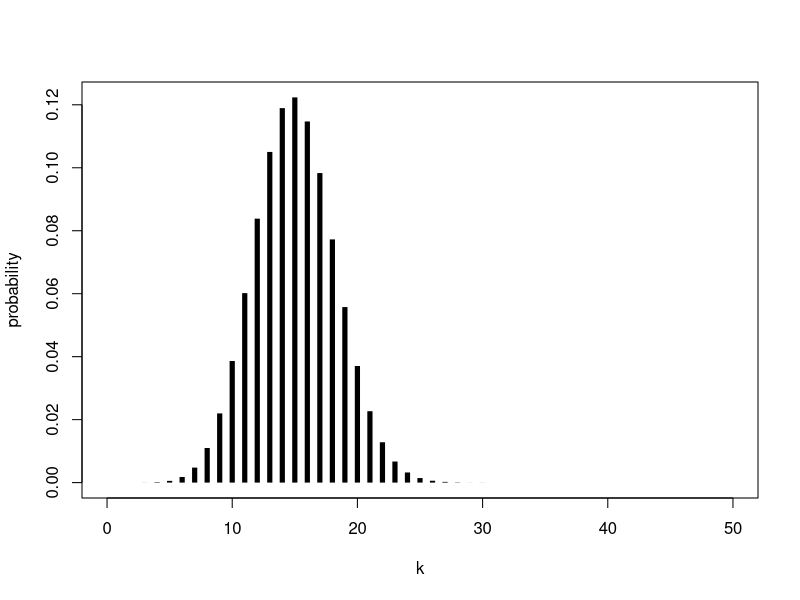
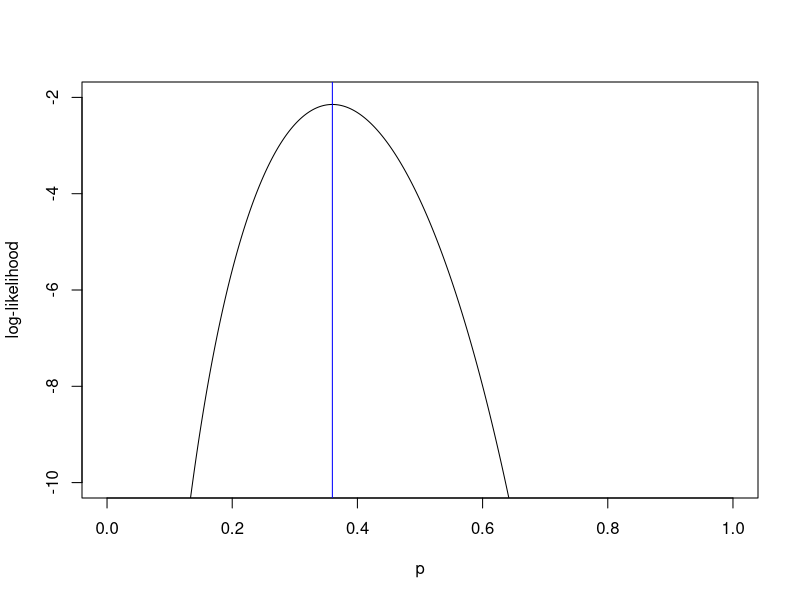
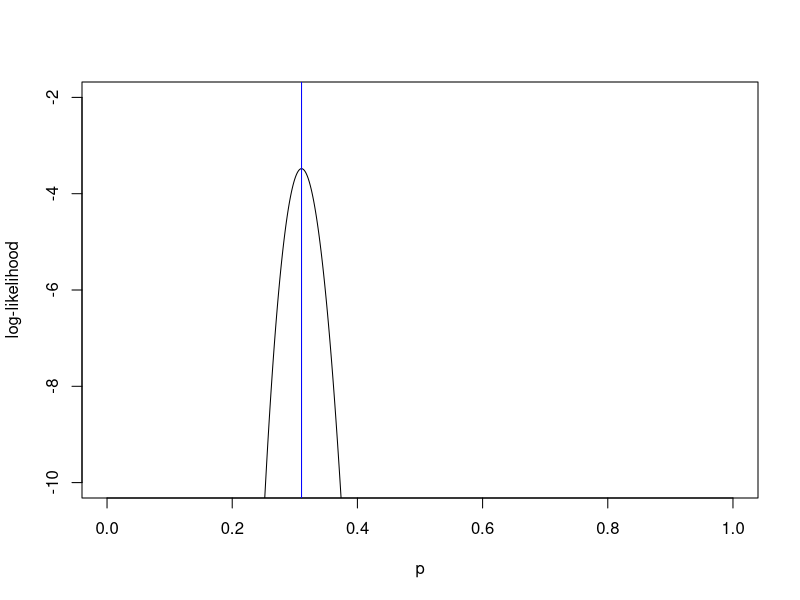
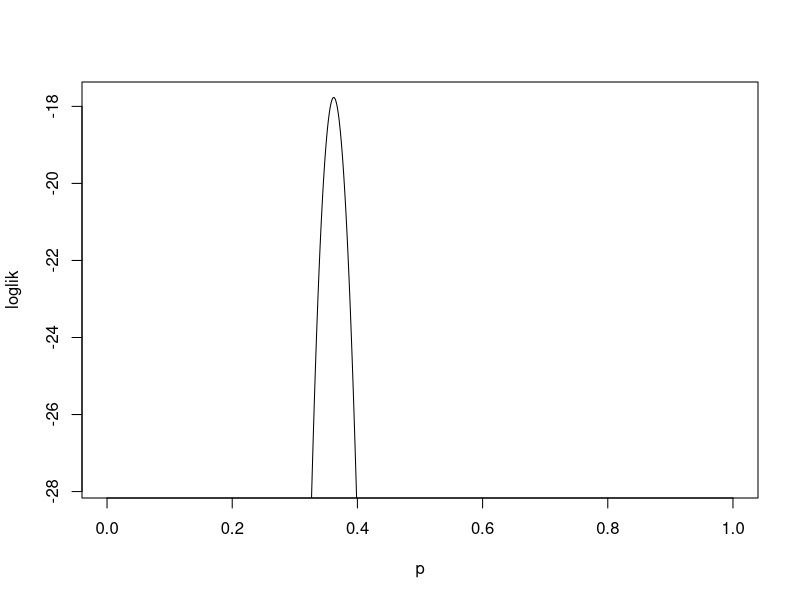

The R script that drew these images, in order:
## ---- chunk 1
library(knitr)
prefix <- "lik"
opts_chunk$set(
  progress=TRUE,message=FALSE,
  prompt=FALSE,tidy=FALSE,highlight=TRUE,
  strip.white=TRUE,
  echo=TRUE,
  cache=TRUE,
  cache.extra=rand_seed,
  fig.path=paste0("figure/",prefix,"-"),
  cache.path=paste0("cache/",prefix,"-"),
  fig.align='center',
  fig.height=4,fig.width=6.83,
  dpi=100,
  dev='png',
  dev.args=list(bg='transparent')
)
options(keep.source=TRUE,encoding="UTF-8")
## ---- chunk 2
library(plyr)
library(reshape2)
options(stringsAsFactors=FALSE)
library(ggplot2)
theme_set(theme_bw())
set.seed(1173489184)
## ---- chunk 3
p <- 0.3
n <- 50
k <- seq(0,50,by=1)
prob <- dbinom(x=k,size=n,prob=p) 
plot(k,prob,type='h',lwd=5,lend=1,
     ylab="probability")
## ---- chunk 4
k1 <- 18
n1 <- 50
p <- seq(0,1,by=0.001)
plot(p,dbinom(x=k1,size=n1,prob=p,log=TRUE),
     ylim=c(-10,-2),ylab="log-likelihood",
     type='l')
abline(v=k1/n1,col='blue')
## ---- chunk 5
k2 <- 243
n2 <- 782
p <- seq(0,1,by=0.001)
plot(p,dbinom(x=k2,size=n2,prob=p,log=TRUE),
     ylim=c(-10,-2),ylab="log-likelihood",
     type='l')
abline(v=k2/n2,col='blue')
## ---- chunk 6
n <- c(13,484,3200)
k <- c(4,217,1118)
dbinom(x=k,size=n,prob=0.2,log=TRUE)
sum(dbinom(x=k,size=n,prob=0.2,log=TRUE))
ll.fn <- function (p) {
  sum(dbinom(x=k,size=n,prob=p,log=TRUE))
}
p <- seq(0,1,by=0.001)
loglik <- sapply(p,ll.fn)
plot(p,loglik,type='l',ylim=max(loglik)+c(-10,0))
